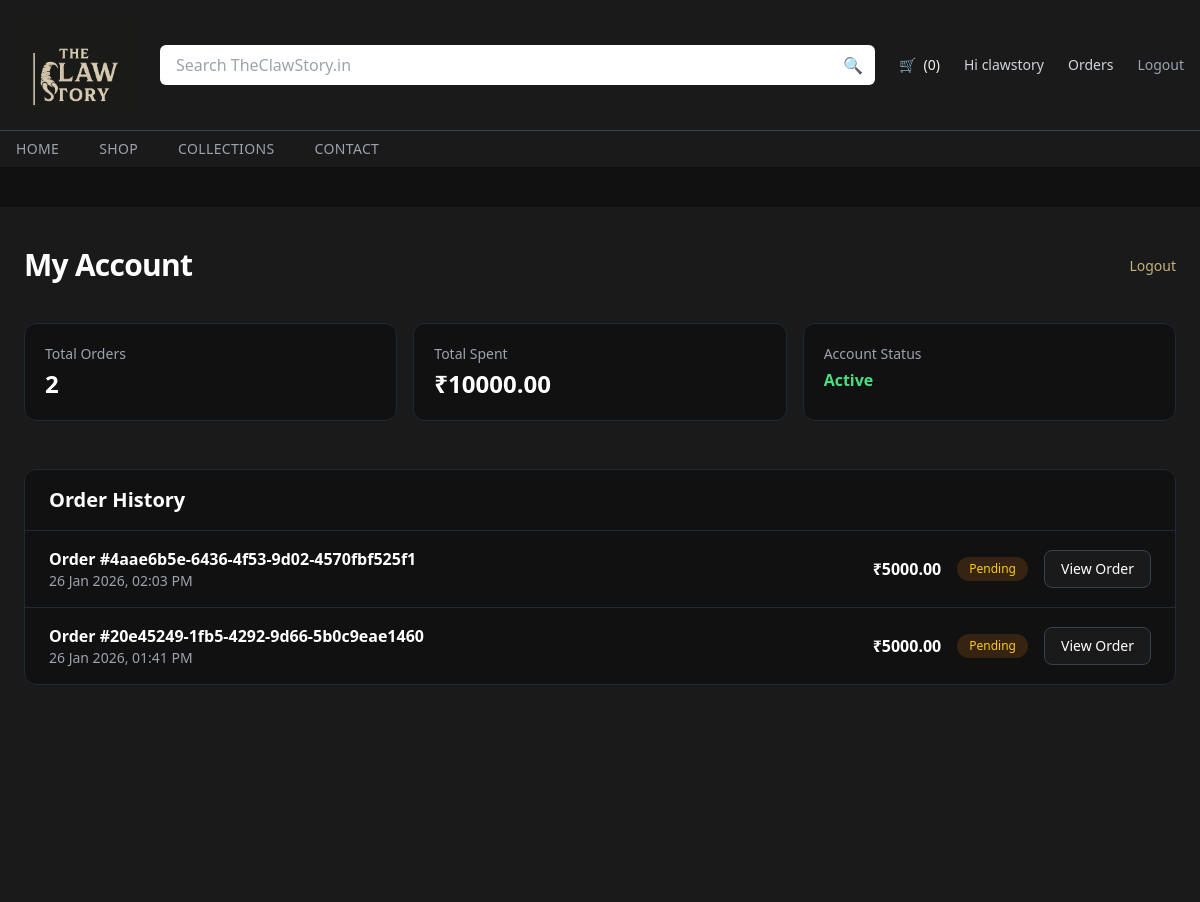
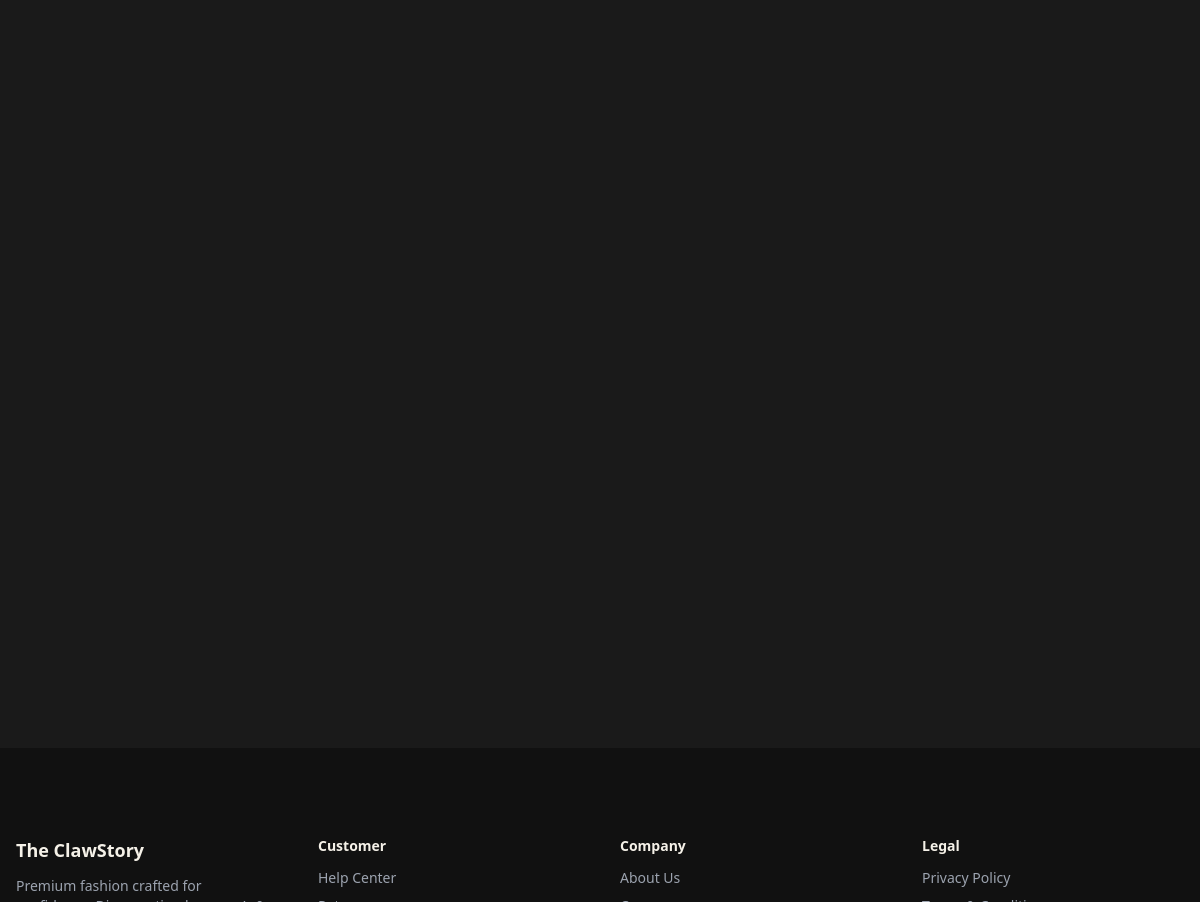
The page /accounts/dashboard/ (signed in) on the database its author committed (2 pictures, top to bottom).
### orders/models.py (models this page shows, shortened)
class Order(models.Model):
    CREATED = "CREATED"
    PAYMENT_PENDING = "PAYMENT_PENDING"
    PAYMENT_FAILED = "PAYMENT_FAILED"
    PAID = "PAID"
    PROCESSING = "PROCESSING"
    SHIPPED = "SHIPPED"
    DELIVERED = "DELIVERED"
    CANCEL_REQUESTED = "CANCEL_REQUESTED"
    CANCELLED = "CANCELLED"
    REFUNDED = "REFUNDED"
    STATUS_CHOICES = [
        (CREATED, "Created"),
        (PAYMENT_PENDING, "Payment Pending"),
        (PAYMENT_FAILED, "Payment Failed"),
        (PAID, "Paid"),
        (PROCESSING, "Processing"),
        (SHIPPED, "Shipped"),
        (DELIVERED, "Delivered"),
        (CANCEL_REQUESTED, "Cancel Requested"),
        (CANCELLED, "Cancelled"),
        (REFUNDED, "Refunded"),
    ]
    VALID_TRANSITIONS = {
        CREATED: {PAYMENT_PENDING, CANCELLED},
        PAYMENT_PENDING: {PAID, PAYMENT_FAILED, CANCELLED},
        PAYMENT_FAILED: {PAYMENT_PENDING, CANCELLED},
        PAID: {PROCESSING, CANCEL_REQUESTED, REFUNDED},
        PROCESSING: {SHIPPED, CANCEL_REQUESTED},
        CANCEL_REQUESTED: {CANCELLED, REFUNDED},
        SHIPPED: {DELIVERED},
        DELIVERED: set(),
        CANCELLED: set(),
        REFUNDED: set(),
    }
    id = models.UUIDField(primary_key=True, default=uuid.uuid4, editable=False)
    order_number = models.CharField(
        max_length=32,
        unique=True,
        editable=False,
        db_index=True,
    )
    user = models.ForeignKey(
        settings.AUTH_USER_MODEL,
        on_delete=models.PROTECT,
        related_name="orders",
    )
    full_name = models.CharField(max_length=120)
    phone = models.CharField(max_length=15)
    address_line = models.TextField()
    city = models.CharField(max_length=60)
    state = models.CharField(max_length=60)
    pincode = models.CharField(max_length=10)
    country = models.CharField(max_length=50, default="India")
    subtotal = models.DecimalField(max_digits=12, decimal_places=2)
    shipping_charge = models.DecimalField(max_digits=10, decimal_places=2, default=Decimal("0.00"))
    tax = models.DecimalField(max_digits=10, decimal_places=2, default=Decimal("0.00"))
    discount = models.DecimalField(max_digits=10, decimal_places=2, default=Decimal("0.00"))
    total_amount = models.DecimalField(max_digits=12, decimal_places=2)
    currency = models.CharField(max_length=10, default="INR")
    status = models.CharField(
        max_length=30,
        choices=STATUS_CHOICES,
        default=CREATED,
        db_index=True,
    )
    stock_locked = models.BooleanField(default=False)
    stock_restored = models.BooleanField(default=False)
    refund_processed = models.BooleanField(default=False)
    created_at = models.DateTimeField(auto_now_add=True)
    updated_at = models.DateTimeField(auto_now=True)

### accounts/views.py (the view)
# urls.py: path("dashboard/", dashboard, name="dashboard"),
@never_cache
@login_required
def dashboard(request):
    user = request.user
    orders = (
        Order.objects
        .filter(
            user=user,
            status=Order.PAID,  # ✅ FIXED
        )
        .prefetch_related("items")
        .order_by("-created_at")
    )
    aggregates = orders.aggregate(
        total_spent=Sum("total_amount"),
    )
    context = {
        "user": user,
        "orders": orders,
        "total_spent": aggregates["total_spent"] or 0,
        "total_orders": orders.count(),
    }
    return render(
        request,
        "accounts/dashboard.html",
        context,
    )

### accounts/templates/accounts/dashboard.html (shortened to what this page needs)
{% extends "base.html" %}
{% block content %}
<div class="bg-[#1a1a1a] -mx-4 px-4 py-10 min-h-[80vh] text-white">
<section class="max-w-6xl mx-auto" aria-labelledby="account-heading">
  <div class="flex flex-col sm:flex-row sm:items-center sm:justify-between mb-10">
    <h1
      id="account-heading"
      class="text-3xl font-extrabold tracking-tight"
    >
      My Account
    </h1>
    <form method="post" action="{% url 'accounts:logout' %}">
      <button
        type="submit"
        aria-label="Logout from account"
        class="mt-3 sm:mt-0 text-sm text-[#c7b27c] hover:underline"
      >
        Logout
      </button>
    </form>
  </div>
  <div class="grid grid-cols-1 sm:grid-cols-3 gap-4 mb-12">
    <div class="bg-[#111111] p-5 rounded-xl border border-gray-800">
      <p class="text-gray-400 text-sm">Total Orders</p>
      <p class="text-2xl font-bold mt-1">
        {{ total_orders }}
      </p>
    </div>
    <div class="bg-[#111111] p-5 rounded-xl border border-gray-800">
      <p class="text-gray-400 text-sm">Total Spent</p>
      <p class="text-2xl font-bold mt-1">
        ₹{{ total_spent|floatformat:2 }}
      </p>
    </div>
    <div class="bg-[#111111] p-5 rounded-xl border border-gray-800">
      <p class="text-gray-400 text-sm">Account Status</p>
      {% if user.is_active %}
        <p class="text-green-400 font-semibold mt-1">Active</p>
      {% else %}
        <p class="text-red-400 font-semibold mt-1">Inactive</p>
      {% endif %}
    </div>
  </div>
  <section
    class="bg-[#111111] rounded-xl border border-gray-800 overflow-hidden"
    aria-labelledby="order-history-heading"
  >
    <div class="px-6 py-4 border-b border-gray-800">
      <h2
        id="order-history-heading"
        class="text-xl font-semibold"
      >
        Order History
      </h2>
    </div>
    {% if orders %}
    <div class="divide-y divide-gray-800">
      {% for order in orders %}
      <div class="px-6 py-4 flex flex-col sm:flex-row sm:items-center sm:justify-between gap-4">
        <div>
          <p class="font-semibold break-all">
            Order #{{ order.id }}
          </p>
          <p class="text-sm text-gray-400">
            {{ order.created_at|date:"d M Y, h:i A" }}
          </p>
        </div>
        <div class="flex flex-wrap items-center gap-4">
          <span class="font-semibold">
            ₹{{ order.total_amount|floatformat:2 }}
          </span>
          <span
            class="px-3 py-1 rounded-full text-xs font-medium
            {% if order.payment_status == 'SUCCESS' %}
              bg-green-900/40 text-green-400
            {% elif order.payment_status == 'FAILED' %}
              bg-red-900/40 text-red-400
            {% else %}
              bg-yellow-900/40 text-yellow-400
            {% endif %}
            "
          >
            {% if order.payment_status == "SUCCESS" %}
              Paid
            {% elif order.payment_status == "FAILED" %}
              Failed
            {% else %}
              Pending
            {% endif %}
          </span>
          <a
            href="{% url 'orders:order_detail' order.id %}"
            class="text-sm px-4 py-2 bg-[#1a1a1a] border border-gray-700 rounded-lg hover:border-[#c7b27c] transition"
          >
            View Order
          </a>
        </div>
      </div>
      {% endfor %}
    </div>
    {% endif %}
  </section>
</section>
</div>
{% endblock %}

### pages/templates/base.html (shortened to what this page needs)
{% load static %}
<!DOCTYPE html>
<html lang="en">
<head>
  <script src="https://cdn.tailwindcss.com"></script>
</head>
<body class="bg-[#f6f5f2] text-gray-900 flex flex-col min-h-screen">
<header class="bg-[#1a1a1a] text-[#f5f1e8] sticky top-0 z-50">
  <div class="max-w-7xl mx-auto px-4 py-4 flex items-center gap-6">
    <a href="{% url 'pages:home' %}" class="flex items-center">
      <img src="{% static 'images/the-clawstory-logo.png' %}"
           alt="The ClawStory Logo"
           width="120"
           height="40"
           loading="eager"
           class="object-contain">
    </a>
    <form action="{% url 'pages:shop' %}" method="get"
          class="hidden md:block flex-1 relative"
          role="search"
          aria-label="Site search">
      <input type="search"
             id="search-input"
             name="q"
             placeholder="Search TheClawStory.in"
             value="{{ request.GET.q|default_if_none:'' }}"
             class="w-full px-4 pr-12 py-2 rounded-md text-black
                    focus:ring-2 focus:ring-[#c7b27c]
                    focus:outline-none">
      <button type="submit"
              aria-label="Search"
              class="absolute right-3 top-1/2 -translate-y-1/2
                     text-gray-500 hover:text-[#c7b27c] transition">
        🔍
      </button>
    </form>
    <nav class="flex items-center gap-6 text-sm" aria-label="Primary navigation">
      <a href="{% url 'cart:cart_detail' %}" class="relative hover:text-[#c7b27c] transition">
        🛒 <span class="ml-1">
          ({{ request.session.cart|length|default:0 }})
        </span>
      </a>
      {% if user.is_authenticated %}
        <span class="hidden md:inline text-gray-300">
          Hi {{ user.username }}
        </span>
        <a href="{% url 'orders:my_orders' %}"
           class="text-gray-300 hover:text-[#c7b27c] transition">
          Orders
        </a>
        <form method="post" action="{% url 'accounts:logout' %}">
          <button type="submit"
                  class="text-gray-400 hover:text-[#c7b27c] transition">
            Logout
          </button>
        </form>
      {% else %}
        <a href="{% url 'accounts:login' %}"
           class="text-gray-300 hover:text-[#c7b27c] transition">
          Login
        </a>
      {% endif %}
    </nav>
  </div>
  <div class="border-t border-gray-700 hidden md:block">
    <div class="max-w-7xl mx-auto px-4 py-2 flex gap-10 text-sm uppercase tracking-wide text-gray-400">
      <a href="{% url 'pages:home' %}" class="hover:text-[#c7b27c]">Home</a>
      <a href="{% url 'pages:shop' %}" class="hover:text-[#c7b27c]">Shop</a>
      <a href="{% url 'pages:collection_list' %}" class="hover:text-[#c7b27c]">Collections</a>
      <a href="{% url 'pages:contact' %}" class="hover:text-[#c7b27c]">Contact</a>
    </div>
  </div>
</header>
<main class="bg-[#111111] flex-1 max-w-7xl mx-auto w-full px-4 py-10">
  {% block content %}{% endblock %}
</main>
<footer class="bg-[#111111] text-gray-400">
  <div class="max-w-7xl mx-auto px-4 py-12 grid grid-cols-2 md:grid-cols-4 gap-10 text-sm">
    <section>
      <h3 class="text-[#f5f1e8] font-semibold text-lg mb-3">The ClawStory</h3>
      <p>Premium fashion crafted for confidence. Discover timeless men’s & women’s styles designed to last.</p>
    </section>
    <section>
      <h4 class="text-[#f5f1e8] font-semibold mb-3">Customer</h4>
      <ul class="space-y-2">
        <li><a href="{% url 'pages:help_center' %}" class="hover:underline">Help Center</a></li>
        <li><a href="{% url 'pages:returns' %}" class="hover:underline">Returns</a></li>
      </ul>
    </section>
    <section>
      <h4 class="text-[#f5f1e8] font-semibold mb-3">Company</h4>
      <ul class="space-y-2">
        <li><a href="{% url 'pages:about_us' %}" class="hover:underline">About Us</a></li>
        <li><a href="{% url 'pages:careers' %}" class="hover:underline">Careers</a></li>
      </ul>
    </section>
    <section>
      <h4 class="text-[#f5f1e8] font-semibold mb-3">Legal</h4>
      <ul class="space-y-2">
        <li><a href="{% url 'pages:privacy_policy' %}" class="hover:underline">Privacy Policy</a></li>
        <li><a href="{% url 'pages:terms_conditions' %}" class="hover:underline">Terms & Conditions</a></li>
      </ul>
    </section>
  </div>
</footer>
</body>
</html>

### pages/templates/base.html (style rules this page uses)
html { scroll-behavior: smooth; }

### rows shown on the page
Order: id "4aae6b5e-6436-4f53-9d02-4570fbf525f1", created_at "26 Jan 2026, 02:03 PM", total_amount "5000.00"
Order: id "20e45249-1fb5-4292-9d66-5b0c9eae1460", created_at "26 Jan 2026, 01:41 PM", total_amount "5000.00"

### other values the page prints
{{ request.session.cart|length|default:0 }} "0"
{{ user.username }} "clawstory"
{{ total_orders }} "2"
{{ total_spent|floatformat:2 }} "10000.00"
